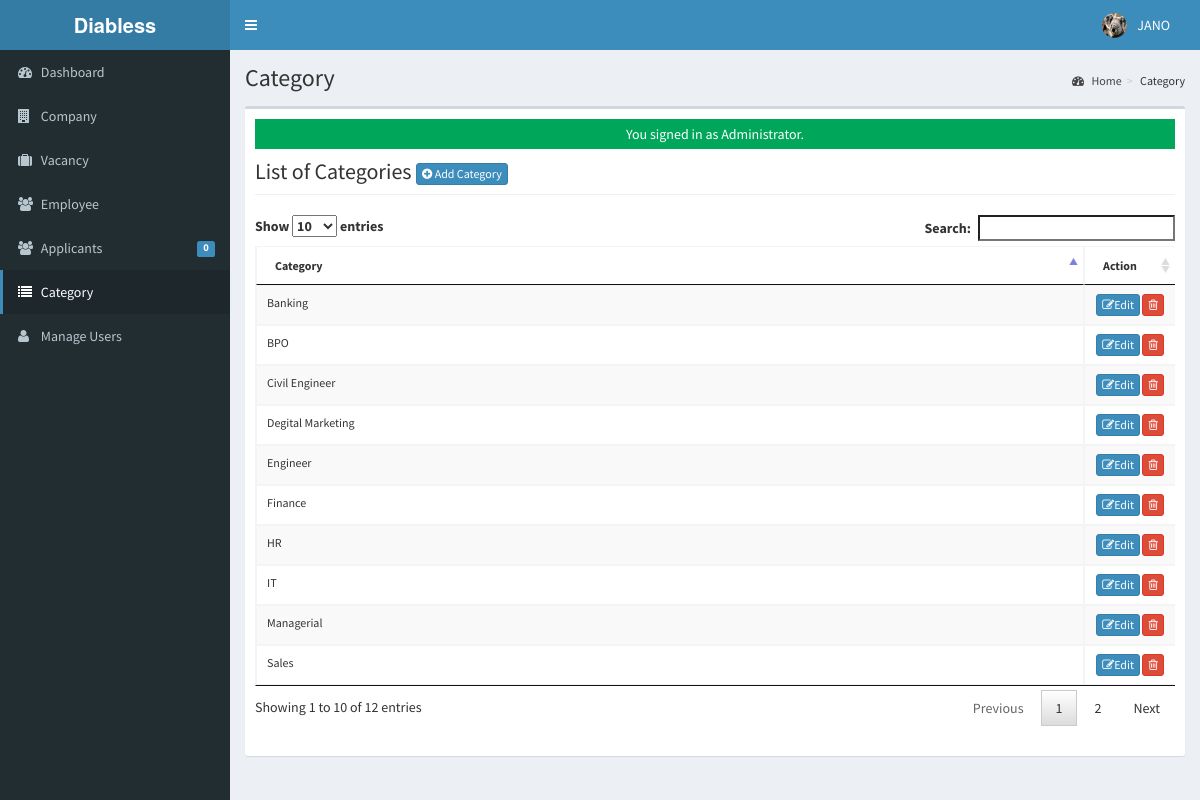
Screenshot of /admin/category/index.php (signed in) with the database file from the repository.
### tables this page shows
CREATE TABLE IF NOT EXISTS `tblusers` (
  `USERID` varchar(30) NOT NULL,
  `FULLNAME` varchar(40) NOT NULL,
  `USERNAME` varchar(90) NOT NULL,
  `PASS` varchar(90) NOT NULL,
  `ROLE` varchar(30) NOT NULL,
  `PICLOCATION` varchar(255) NOT NULL,
  PRIMARY KEY (`USERID`)
);

CREATE TABLE IF NOT EXISTS `tblcategory` (
  `CATEGORYID` int(11) NOT NULL AUTO_INCREMENT,
  `CATEGORY` varchar(250) NOT NULL,
  PRIMARY KEY (`CATEGORYID`)
);

### admin/category/index.php (called while the page is built, shortened)
<?php
require_once("../../include/initialize.php");
$title="Category";
require_once ("../theme/templates.php");
?>

### include/database.php (called while the page is built, shortened)
<?php
class Database {
	var $sql_string = '';
	private $conn;
	public function open_connection() {
		$this->conn = mysqli_connect(server,user,pass);
		if(!$this->conn){
			echo "Problem in database connection! Contact administrator!";
			exit();
		}else{
			$db_select = mysqli_select_db($this->conn,database_name);
		}
	}
	function setQuery($sql='') {
		$this->sql_string=$sql;
	}
	function executeQuery() {
		$result = mysqli_query($this->conn, $this->sql_string);
		return $result;
	}
	private function confirm_query($result) {
		return $result;
	}
	function loadResultList( $key='' ) {
		$cur = $this->executeQuery();
		$array = array();
		while ($row = mysqli_fetch_object($cur)) {
			if ($key) {
				$array[$row->$key] = $row;
			} else {
				$array[] = $row;
			}
		}
		return $array;
	}
	function loadSingleResult() {
		$cur = $this->executeQuery();
		if ($cur && mysqli_num_rows($cur) > 0){
			$row = mysqli_fetch_object($cur);
			return $row;
		} else {
			mysqli_free_result($cur);
			return null;
		}
	}
	 public function escape_value( $value ) {
				$value = stripslashes($value);
			$value = mysqli_real_escape_string($this->conn,$value);
		return $value;
   	}
}
$mydb = new Database();
?>

### include/accounts.php (called while the page is built, shortened)
<?php
require_once(LIB_PATH.DS.'database.php');
class User {
	protected static  $tblname = "tblusers";
	function single_user($id=""){
			global $mydb;
			$id = $mydb -> escape_value($id);
			$query = "SELECT * FROM ". self::$tblname . " WHERE USERID = '{$id}' LIMIT 1";
			$mydb -> setQuery($query);
			$cur = $mydb->loadSingleResult();
			return $cur;
	}
}
?>

### include/function.php (called while the page is built, shortened)
<?php
function currentpage(){
		$this_page = $_SERVER['SCRIPT_NAME'];
	    $bits = explode('/',$this_page);
		 return $bits[3];
	}
		?>

### admin/category/list.php (the view, shortened to what this page needs)
<div class="row">
      	 <div class="col-lg-12">
           <h1 class="page-header">List of Categories  <a href="index.php?view=add" class="btn btn-primary btn-xs  ">  <i class="fa fa-plus-circle fw-fa"></i> Add Category</a>  </h1>
      		</div>
  		 </div>
 		    <form action="controller.php?action=delete" Method="POST">
		     <div class="table-responsive">
			<table id="dash-table" class="table table-striped table-bordered table-hover"  style="font-size:12px" cellspacing="0">
			  <thead>
			  	<tr>
			  		<th>
			  		 Category</th>
			  		 <th width="10%" align="center">Action</th>
			  	</tr>
			  </thead>
			  <tbody>
			  	<?php
			  		$mydb->setQuery("SELECT * FROM `tblcategory`");
			  		$cur = $mydb->loadResultList();
					foreach ($cur as $result) {
			  		echo '<tr>';
			  			echo '<td>' . $result->CATEGORY.'</td>';
			  		echo '<td align="center"><a title="Edit" href="index.php?view=edit&id='.$result->CATEGORYID.'" class="btn btn-primary btn-xs  ">  <span class="fa fa-edit fw-fa"></span>Edit</a>
							<a title="Delete" href="controller.php?action=delete&id='.$result->CATEGORYID.'" class="btn btn-danger btn-xs" onclick="return confirmDelete();">  <span class="fa  fa-trash-o fw-fa "></span></a></td>';
			  		echo '</tr>';
			  	}
			  	?>
			  </tbody>
			</table>
			</form>

### admin/theme/templates.php (shortened to what this page needs)
<!DOCTYPE html>
<html>
    <head>
        <link rel="stylesheet" href="<?php echo web_root;?>bootstrap/css/bootstrap.min.css">
        <link rel="stylesheet" href="<?php echo web_root;?>plugins/font-awesome/css/font-awesome.min.css">
        <link rel="stylesheet" href="<?php echo web_root;?>dist/css/AdminLTE.min.css">
        <link rel="stylesheet" href="<?php echo web_root;?>dist/css/skins/_all-skins.min.css">
        <link rel="stylesheet" href="<?php echo web_root;?>plugins/iCheck/flat/blue.css">
        <link rel="stylesheet" href="<?php echo web_root;?>plugins/morris/morris.css">
        <link rel="stylesheet" href="<?php echo web_root;?>plugins/jvectormap/jquery-jvectormap-1.2.2.css">
        <link href="<?php echo web_root; ?>plugins/datepicker/bootstrap-datetimepicker.min.css" rel="stylesheet" media="screen">
        <link rel="stylesheet" href="<?php echo web_root;?>plugins/dataTables/jquery.dataTables.min.css">
        <link rel="stylesheet" href="<?php echo web_root;?>plugins/bootstrap-wysihtml5/bootstrap3-wysihtml5.min.css">
    </head>
 <body class="hold-transition skin-blue fixed sidebar-mini">
<div class="wrapper">
  <header class="main-header">
    <a href="<?php echo web_root;?>/admin/" class="logo">
      <span class="logo-lg"><b>Diabless</b></span>
    </a>
    <nav class="navbar navbar-static-top" role="navigation">
      <a href="#" class="sidebar-toggle" data-toggle="offcanvas" role="button">
      </a>
      <div class="navbar-custom-menu">
        <ul class="nav navbar-nav">
          <?php
              $user = New User();
              $singleuser = $user->single_user($_SESSION['ADMIN_USERID']);
          ?>
          <li class="dropdown user user-menu" style="padding-right: 15px;"  >
            <a href="#" class="dropdown-toggle" data-toggle="dropdown">
              <img src="<?php echo web_root.'admin/user/'. $singleuser->PICLOCATION;?>" class="user-image" alt="User Image">
              <span class="hidden-xs"><?php echo $singleuser->FULLNAME; ?></span>
            </a>
          </li>
        </ul>
      </div>
    </nav>
  </header>
  <aside class="main-sidebar">
    <section class="sidebar">
      <ul class="sidebar-menu">
        <li  class="<?php echo (currentpage() == 'index.php') ? "active" : false;?>" >
          <a href="<?php echo web_root ;?>admin/">
            <i class="fa fa-dashboard"></i> <span>Dashboard</span>
          </a>
        </li>
        <li class="<?php echo (currentpage() == 'company') ? "active" : false;?>" >
          <a href="<?php echo web_root ;?>admin/company/">
            <i class="fa fa-building"></i> <span>Company</span>
          </a>
        </li>
        <li class="<?php echo (currentpage() == 'vacancy') ? "active" : false;?>" >
          <a href="<?php echo web_root ;?>admin/vacancy/">
            <i class="fa fa-suitcase"></i> <span>Vacancy</span>
          </a>
        </li>
        <li class="<?php echo (currentpage() == 'employee') ? "active" : false;?>" >
          <a href="<?php echo web_root ;?>admin/employee/">
            <i class="fa fa-users"></i> <span>Employee</span>
          </a>
        </li>
        <li class="<?php echo (currentpage() == 'applicants') ? "active" : false;?>" >
          <a href="<?php echo web_root ;?>admin/applicants/">
            <i class="fa fa-users"></i> <span>Applicants</span>
            <span class="label label-primary pull-right">
              <?php
                $sql = "SELECT count(*) as 'APPL' FROM `tbljobregistration` WHERE `PENDINGAPPLICATION`=1";
                $mydb->setQuery($sql);
                $pending = $mydb->loadSingleResult();
                echo $pending->APPL;
              ?>
            </span>
          </a>
        </li>
        <li class="<?php echo (currentpage() == 'category') ? "active" : false;?>" >
          <a href="<?php echo web_root ;?>admin/category/">
            <i class="fa fa-list"></i> <span>Category</span>
          </a>
        </li>
         <li class="<?php echo (currentpage() == 'user') ? "active" : false;?>">
          <a href="<?php echo web_root; ?>admin/user/">
            <i class="fa fa-user"></i> <span>Manage Users</span> </a>
        </li>
      </ul>
    </section>
  </aside>
  <div class="content-wrapper">
  <section class="content-header">
      <h1>
        <?php echo isset($title) ? $title : ''; ?>
      </h1>
      <ol class="breadcrumb">
        <?php
          if ($title!='Home') {
            $active_title = '';
            if (isset($_GET['view'])) {
              $active_title = '<li class='.$active_title.'><a href="index.php">'.$title.'</a></li>';
            }else{
              $active_title = '<li class='.$active_title.'>'.$title.'</li>';
            }
            echo '<li><a href='.web_root.'admin/><i class="fa fa-dashboard"></i> Home</a></li>';
            echo  $active_title;
          }
        ?>
      </ol>
    </section>
         <section class="content">
          <div class="row">
            <div class="col-xs-12">
              <div class="box">
                <div class="box-body">
              <?php
               require_once $content;
               ?>
             </div>
           </div>
         </div>
         </section>
 </div>
    </body>
</html>

### rows the page displays
tblusers: PICLOCATION (picture), FULLNAME "JANO"
tblcategory: CATEGORY "Managerial"
tblcategory: CATEGORY "Engineer"
tblcategory: CATEGORY "IT"
tblcategory: CATEGORY "Civil Engineer"
tblcategory: CATEGORY "HR"
tblcategory: CATEGORY "Sales"
tblcategory: CATEGORY "Banking"
tblcategory: CATEGORY "Finance"
tblcategory: CATEGORY "BPO"
tblcategory: CATEGORY "Degital Marketing"

### other values shown
$pending->APPL "0"
$title "Category"
$_SESSION['message'] "You signed in as Administrator."
